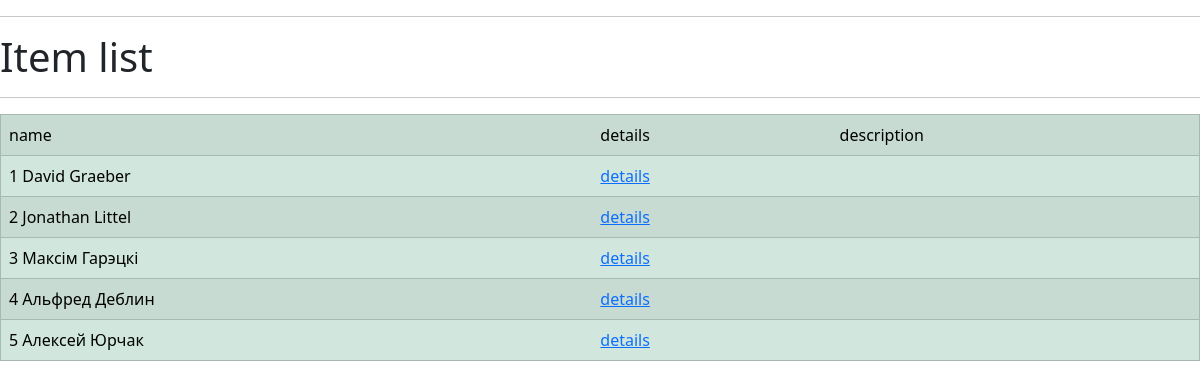
Screenshot of /ref/auth/list/ with the database file from the repository.
### reference/models.py (models this page shows, shortened)
class Author(models.Model):
    import datetime
    first_name = models.CharField(max_length=50)
    last_name = models.CharField(max_length=50)
    birth_date = models.DateField(blank=False, default=datetime.date(1, 1, 1))
    death_date = models.DateField(blank=True,null=True)
    country_of_birth = models.CharField(max_length=50)
    description = models.TextField(blank=True, null=True)
    def __str__(self) -> str:
        return self.first_name+' '+self.last_name
    def get_absolute_url(self):
      return "%i/" % self.id

### reference/views.py (the view)
# urls.py: path('auth/list/', views.AuthorList.as_view()),
class AuthorList(ListView):
    template_name = "reference/item_list.html"
    model = models.Author

### reference/templates/reference/item_list.html (shortened to what this page needs)
{% extends 'reference/base.html' %}
{% block  body %}
<hr>
    <h1> Item list </h1>
<hr>
    <table class="table table-success table-striped" border="1">
        <tr>
            <td> name</td>
            <td> details </td>
            <td> description </td>
        </tr>
        {% for obj in object_list %}
        <tr><td> {{obj.id}} {{obj}} </td>
            <td> <a href="{{ obj.get_absolute_url }}"> details </a>  </td>
            <td> {{obj.description}} </td>
        </tr>
        {% endfor %}
    </table>
    {% endblock body %}

### rows the page displays
Author: id "1", first_name+last_name "David Graeber"
Author: id "2", first_name+last_name "Jonathan Littel"
Author: id "3", first_name+last_name "Максім Гарэцкі"
Author: id "4", first_name+last_name "Альфред Деблин"
Author: id "5", first_name+last_name "Алексей Юрчак"
